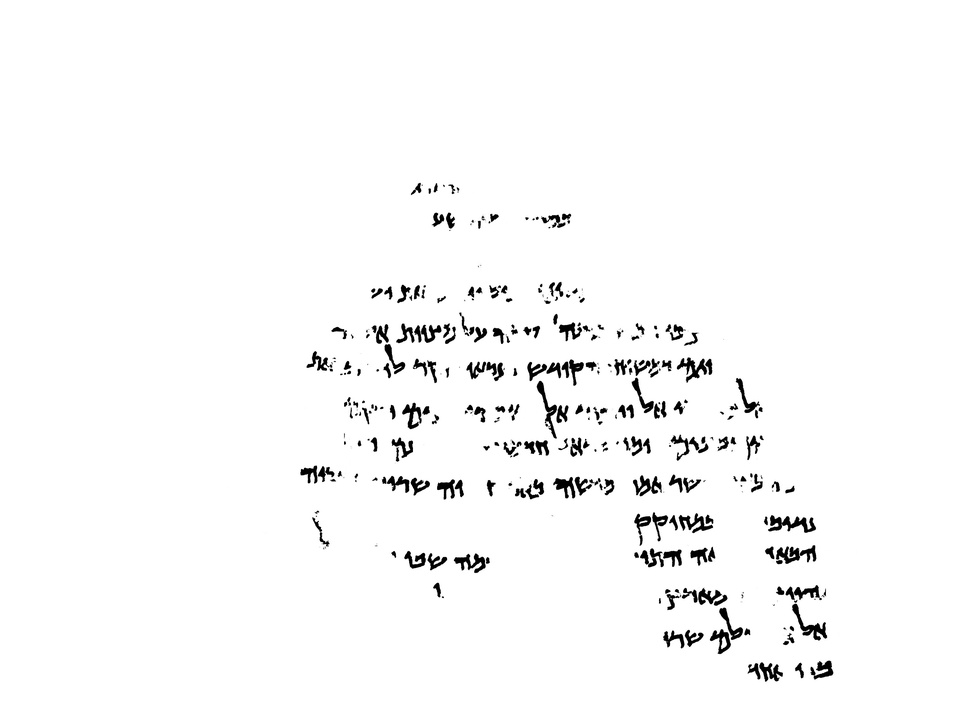
#> input picture binary/P106-Fg002-R-C01-R01-binarized.jpg, 970 x 727 px, shrunk from 3608 x 2706 before the run, found by its file name
$ jupyter execute --allow-errors Task1_Line_Segmentation.ipynb
#> lines starting #> are read from the running program, lines starting #| are printed output that depends on the picture; after the words box and inside, x2 and y2 are one past the last pixel; in counts of white or black regions, pixels touching at a corner belong together
[cell 1]
from skimage.io import imread
from skimage.color import rgb2gray
import matplotlib.pyplot as plt
import cv2
import numpy as np


easy_path = r'/Users/joostfranssen/Documents/Study/MSc_AI/Year_1/Semester_2B/HWR/image-data/P168-Fg016-R-C01-R01-binarized.jpg'
hard_path = r'/Users/joostfranssen/Documents/Study/MSc_AI/Year_1/Semester_2B/HWR/image-data/P22-Fg008-R-C01-R01-binarized.jpg'
huge_scroll = r'/Users/joostfranssen/Documents/Study/MSc_AI/Year_1/Semester_2B/HWR/image-data/P344-Fg001-R-C01-R01-binarized.jpg'
half_sentences_scroll = r'/Users/joostfranssen/Documents/Study/MSc_AI/Year_1/Semester_2B/HWR/image-data/P106-Fg002-R-C01-R01-binarized.jpg'
divided_scroll = r'/Users/joostfranssen/Documents/Study/MSc_AI/Year_1/Semester_2B/HWR/image-data/P423-1-Fg002-R-C01-R01-binarized.jpg'
curly_scroll = r'/Users/joostfranssen/Documents/Study/MSc_AI/Year_1/Semester_2B/HWR/image-data/P123-Fg002-R-C01-R01-binarized.jpg'
vague_scroll = r'/Users/joostfranssen/Documents/Study/MSc_AI/Year_1/Semester_2B/HWR/image-data/P166-Fg007-R-C01-R01-binarized.jpg'

image2 = cv2.imread(half_sentences_scroll)
#> image2 is the input picture: shape (727, 970, 3); min 0, max 255, mean 248.9
img_gray = cv2.cvtColor(image2, cv2.COLOR_BGR2GRAY)

plt.figure(figsize=(15,15))
plt.axis()
plt.imshow(img_gray, cmap="gray")
plt.show()

[cell 2]
#maybe use this instead of the other gray image becaus here the small things are removed and we can find a better path i think.

def thresholding(image):
    img_gray = cv2.cvtColor(image2,cv2.COLOR_BGR2GRAY)
    ret,thresh = cv2.threshold(img_gray,80,255,cv2.THRESH_BINARY_INV)
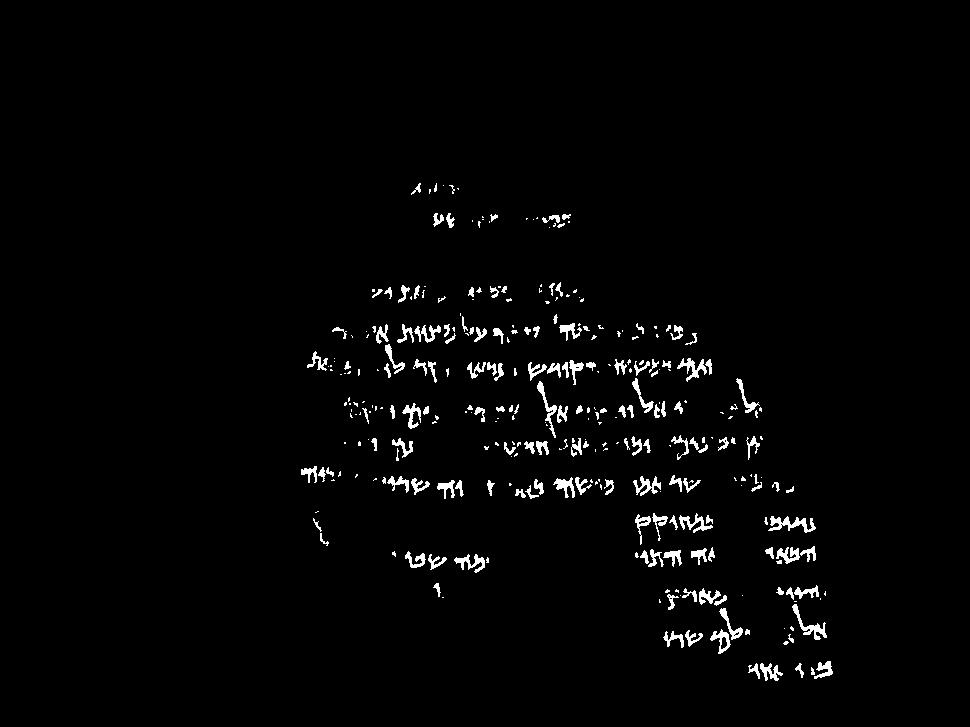
#> thresh: shape (727, 970); 2.1% white; 314 white regions (157 under 20 px), largest, box (x1, y1, x2, y2) and area: (768, 516, 816, 533) 354, (792, 604, 827, 640) 307, (677, 358, 707, 382) 261
    plt.imshow(thresh, cmap='gray')
    return thresh

thresh_img = thresholding(img_gray);

#dilation
kernel = np.ones((3,15), np.uint8)
dilated2 = cv2.dilate(thresh_img, kernel, iterations = 1)
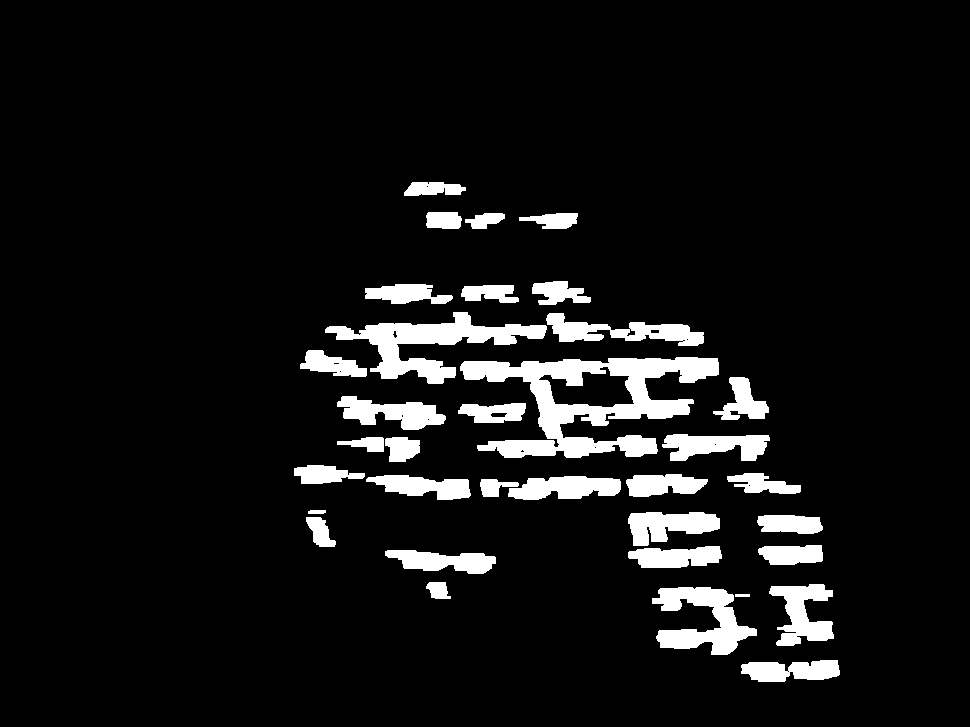
#> dilated2: shape (727, 970); 7.8% white; 35 white regions, largest, box (x1, y1, x2, y2) and area: (460, 357, 719, 458) 11012, (325, 312, 547, 384) 5403, (652, 587, 757, 655) 3557
plt.imshow(dilated2, cmap='gray');
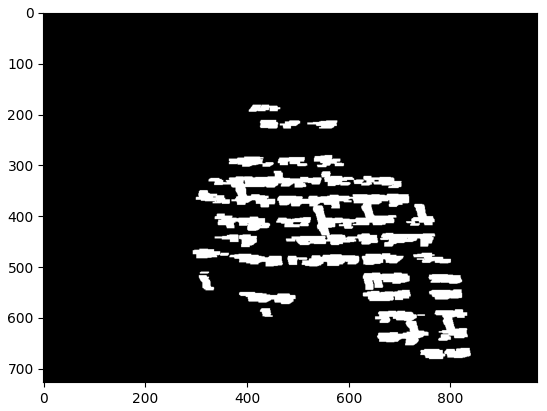
#> figure drawn by matplotlib, 1 panel

[cell 3]
invert = cv2.bitwise_not(dilated2)
plt.imshow(invert, cmap='gray');

[cell 4]
img = invert

[cell 5]
from skimage.filters import sobel
import numpy as np
import matplotlib.pyplot as plt

def horizontal_projections(sobel_image):
    return np.sum(sobel_image, axis=1)


#function Sobel() to calculate the derivatives from an image.
#Changed dilated2
sobel_image = sobel(img)
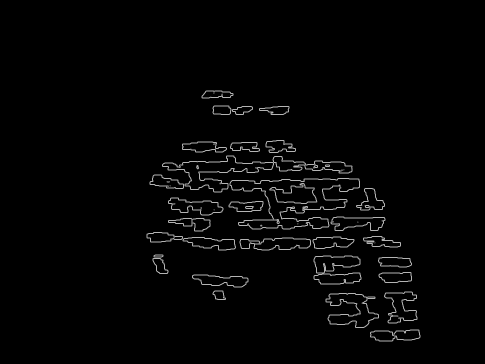
#> sobel_image: shape (727, 970) float64 (shown at 1/2 size); min 0, max 0.791, mean 0.0182
hpp = horizontal_projections(dilated2)
#> hpp = 727 values, max 103020 at index 368, min 0 at index 0, mean 19408.1
plt.plot(hpp)
plt.show()
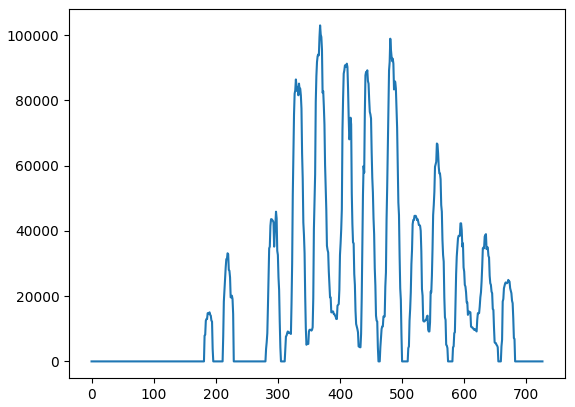
#> figure drawn by matplotlib, 1 panel; curve peaks at x = 368, y = 103020

[cell 6]
import matplotlib.pyplot as plt
from scipy.signal import find_peaks

minimum_peak = int((np.max(hpp)-np.min(hpp))/12)
#> minimum_peak = 8585
print(minimum_peak)
#| 8585
peaks, _ = find_peaks(hpp, height=minimum_peak, distance=100)
#> peaks = [219, 368, 481, 594]
plt.plot(hpp)
plt.plot(peaks, hpp[peaks], "x")
plt.plot(np.zeros_like(hpp), "--", color="gray")
plt.show()

[cell 7]
len(peaks)
#> Out = 4

[cell 8]
#find the midway where we can make a threshold and extract the peaks regions
#divider parameter value is used to threshold the peak values from non peak values.
# [19 lines left out: function find_not_peak_regions, not called in this run]

#> (the rest of this cell did not finish here and is left out)

[cell 9]
# [26 lines of commented-out code are left out]

[cell 10]
#group the peaks into walking windows
#Hpp_clusters = the black parts in the image
# [16 lines left out: function get_hpp_walking_regions, not called in this run]

#> (the rest of this cell did not finish here and is left out)

[cell 11]
smallest = 100
#> (the rest of this cell did not finish here and is left out)

[cell 12]
improved_clusters = []

#> (the rest of this cell did not finish here and is left out)

[cell 13]
#Delete small walking regions that do get in by accident
improved_clusters = []
#> (the rest of this cell did not finish here and is left out)

[cell 14]
#a star path planning algorithm
from heapq import *

def heuristic(a, b):
    return (b[0] - a[0]) ** 2 + (b[1] - a[1]) ** 2

# [48 lines left out: function astar, not called in this run]

[cell 15]
#Scan the paths to see if there are any blockers.
from skimage.filters import threshold_otsu
from skimage.util import invert

def get_binary(img):
    mean = np.mean(img)
#> mean = 235
    if mean == 0.0 or mean == 1.0:
        return img

    thresh = threshold_otsu(img)
#> thresh = 0
    binary = img <= thresh
    binary = binary*1
    return binary

# [52 lines left out: functions path_exists, get_road_block_regions, group_the_road_blocks, not called in this run]

binary_image = get_binary(img)

#> (the rest of this cell did not finish here and is left out)

[cell 16]
line_new = []
#> (the rest of this cell did not finish here and is left out)

[cell 17]
line_new = np.asarray(line_new)

[cell 18]
#now that everything is cleaner, its time to segment all the lines using the A* algorithm
line_segments = []
#> (the rest of this cell did not finish here and is left out)

[cell 19]
#print(line_segments)

#> (a cell that did not finish here is left out)

#> (a cell that did not finish here is left out)

[cell 22]
## add an extra line to the line segments array which represents the last bottom row on the image
#is this really necessary?
last_bottom_row = np.flip(np.column_stack(((np.ones((image2.shape[1],))*image2.shape[0]), np.arange(image2.shape[1]))).astype(int), axis=0)
line_segments.append(last_bottom_row)

[cell 23]
line_images = []
# [11 lines left out: function extract_line_from_image, not called in this run]


line_count = len(line_segments)
#> (the rest of this cell did not finish here and is left out)

$ run again, with binary/P123-Fg001-R-C01-R01-binarized.jpg copied over binary/P106-Fg002-R-C01-R01-binarized.jpg
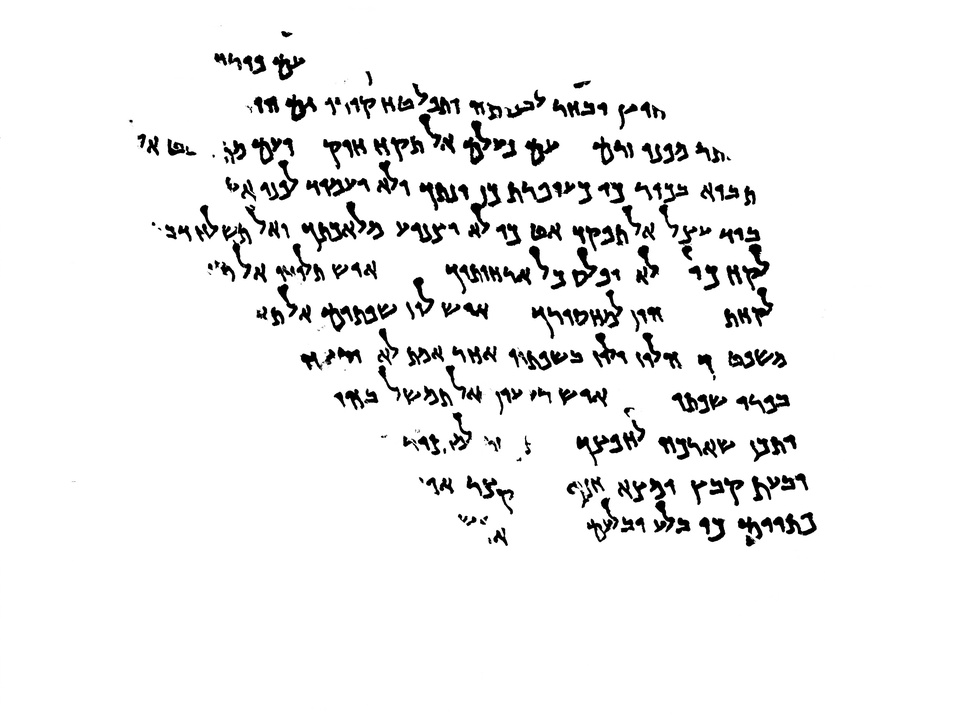
#> input picture binary/P123-Fg001-R-C01-R01-binarized.jpg, 970 x 727 px, shrunk from 3608 x 2706 before the run, found by its file name
#> image2 is the input picture: shape (727, 970, 3); min 0, max 255, mean 240.1
#> in thresholding, `ret,thresh = cv2.threshold(img_gray,80,255,cv2.THRESH_BINARY_INV)`:
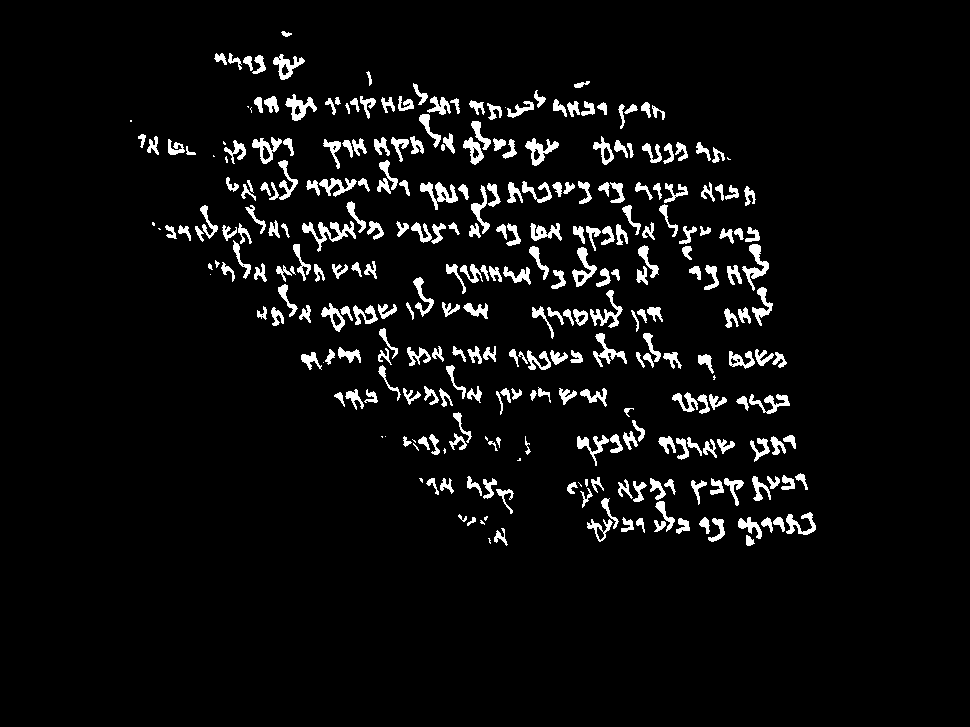
#> thresh: shape (727, 970); 5.3% white; 304 white regions (25 under 20 px), largest, box (x1, y1, x2, y2) and area: (302, 221, 356, 252) 533, (420, 182, 458, 210) 430, (742, 244, 769, 291) 423
#> dilated2: shape (727, 970); 15.9% white; 27 white regions, largest, box (x1, y1, x2, y2) and area: (145, 82, 780, 333) 61817, (371, 289, 689, 416) 15053, (560, 476, 823, 547) 8295
#> hpp = 727 values, max 155040 at index 228, min 0 at index 0, mean 39415.2
#> `plt.show()`:
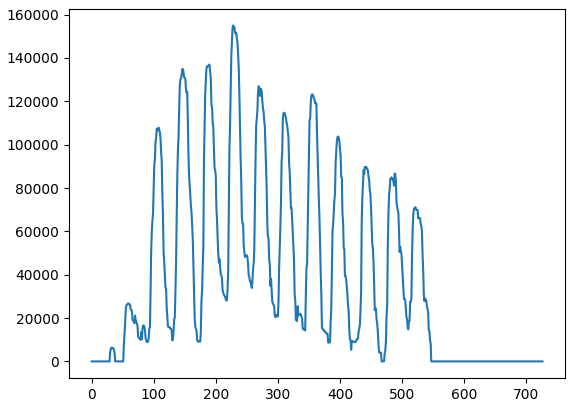
#> figure drawn by matplotlib, 1 panel; curve peaks at x = 228, y = 155040
#> minimum_peak = 12920
#| 12920
#> peaks = [108, 228, 355, 488]
#> Out = 4
#> mean = 214.4
#> in get_binary, `thresh = threshold_otsu(img)`: thresh = 0

$ run again, with binary/P166-Fg002-R-C01-R01-binarized.jpg copied over binary/P106-Fg002-R-C01-R01-binarized.jpg
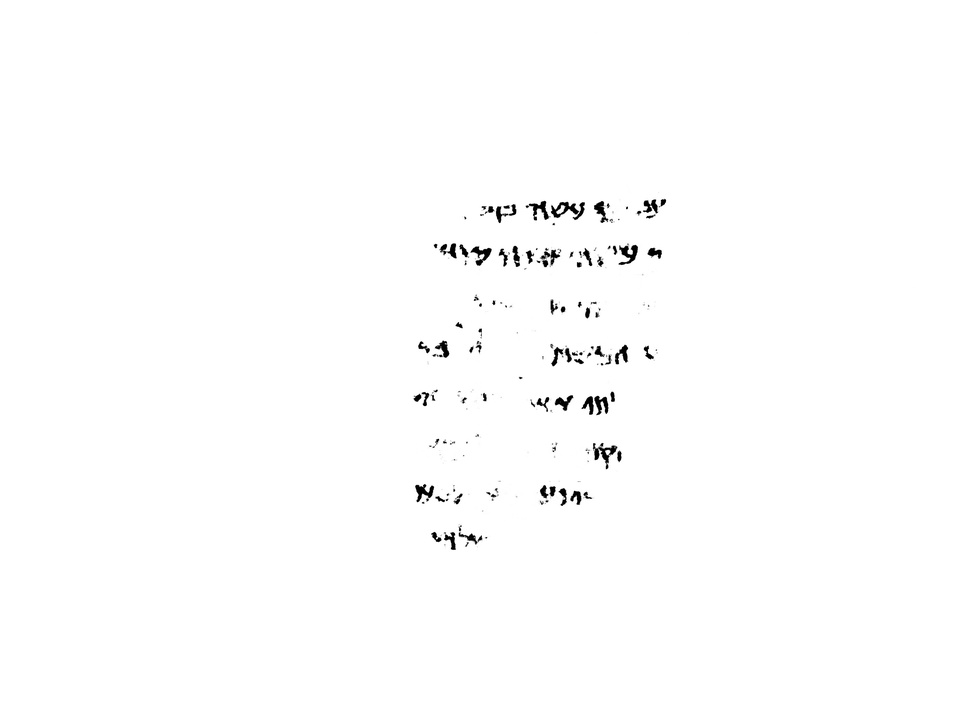
#> input picture binary/P166-Fg002-R-C01-R01-binarized.jpg, 970 x 727 px, shrunk from 3608 x 2706 before the run, found by its file name
#> image2 is the input picture: shape (727, 970, 3); min 0, max 255, mean 253.2
#> in thresholding, `ret,thresh = cv2.threshold(img_gray,80,255,cv2.THRESH_BINARY_INV)`:
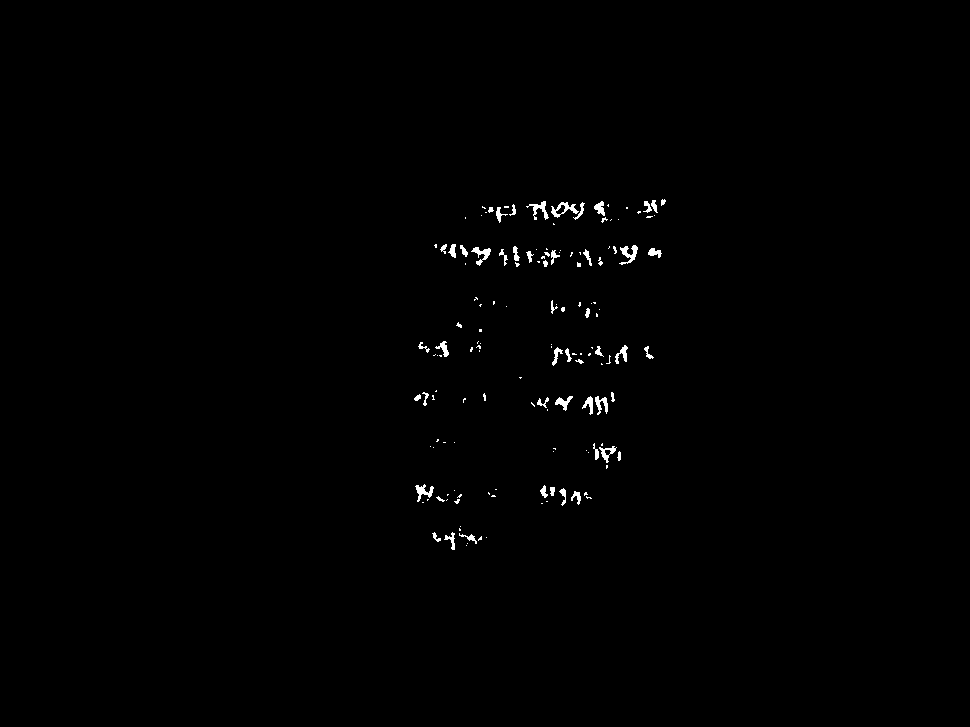
#> thresh: shape (727, 970); 0.55% white; 148 white regions (96 under 20 px), largest, box (x1, y1, x2, y2) and area: (551, 202, 579, 218) 168, (619, 245, 638, 265) 166, (526, 201, 549, 220) 148
#> dilated2: shape (727, 970); 2.6% white; 29 white regions, largest, box (x1, y1, x2, y2) and area: (427, 243, 610, 268) 3032, (474, 200, 626, 224) 2480, (544, 343, 635, 367) 1593
#> hpp = 727 values, max 57120 at index 252, min 0 at index 0, mean 6362.7
#> `plt.show()`:
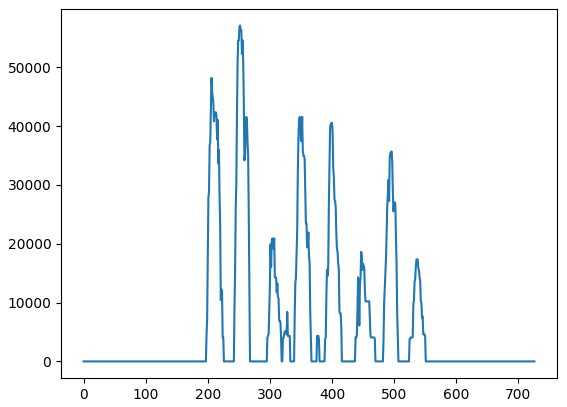
#> figure drawn by matplotlib, 1 panel; curve peaks at x = 252, y = 57120
#> minimum_peak = 4760
#| 4760
#> peaks = [252, 352, 496]
#> Out = 3
#> mean = 248.4
#> in get_binary, `thresh = threshold_otsu(img)`: thresh = 0
